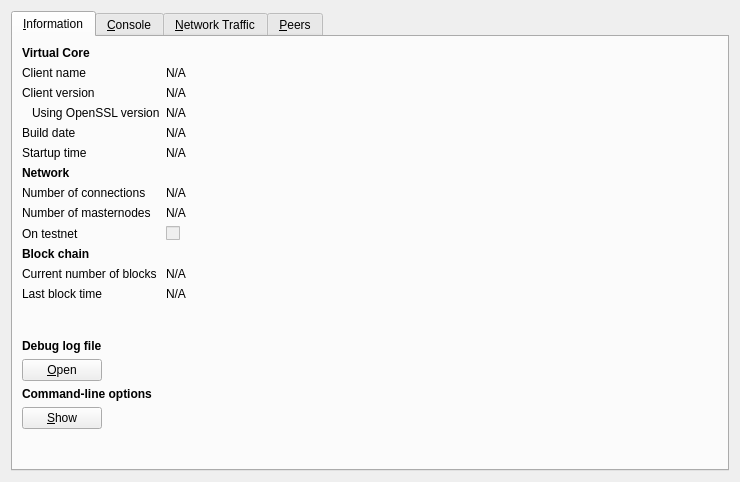
<?xml version="1.0" encoding="UTF-8"?>
<ui version="4.0">
 <class>RPCConsole</class>
 <widget class="QWidget" name="RPCConsole">
  <property name="geometry">
   <rect>
    <x>0</x>
    <y>0</y>
    <width>740</width>
    <height>482</height>
   </rect>
  </property>
  <property name="windowTitle">
   <string>Virtual - Debug window</string>
  </property>
  <layout class="QVBoxLayout" name="verticalLayout_2">
   <item>
    <widget class="QTabWidget" name="tabWidget">
     <property name="currentIndex">
      <number>0</number>
     </property>
     <widget class="QWidget" name="tab_info">
      <attribute name="title">
       <string>&amp;Information</string>
      </attribute>
      <layout class="QFormLayout" name="formLayout">
       <item row="0" column="0">
        <widget class="QLabel" name="label_9">
         <property name="font">
          <font>
           <weight>75</weight>
           <bold>true</bold>
          </font>
         </property>
         <property name="text">
          <string>Virtual Core</string>
         </property>
        </widget>
       </item>
       <item row="1" column="0">
        <widget class="QLabel" name="label_5">
         <property name="text">
          <string>Client name</string>
         </property>
        </widget>
       </item>
       <item row="1" column="1">
        <widget class="QLabel" name="clientName">
         <property name="cursor">
          <cursorShape>IBeamCursor</cursorShape>
         </property>
         <property name="text">
          <string>N/A</string>
         </property>
         <property name="textFormat">
          <enum>Qt::PlainText</enum>
         </property>
         <property name="textInteractionFlags">
          <set>Qt::LinksAccessibleByMouse|Qt::TextSelectableByKeyboard|Qt::TextSelectableByMouse</set>
         </property>
        </widget>
       </item>
       <item row="2" column="0">
        <widget class="QLabel" name="label_6">
         <property name="text">
          <string>Client version</string>
         </property>
        </widget>
       </item>
       <item row="2" column="1">
        <widget class="QLabel" name="clientVersion">
         <property name="cursor">
          <cursorShape>IBeamCursor</cursorShape>
         </property>
         <property name="text">
          <string>N/A</string>
         </property>
         <property name="textFormat">
          <enum>Qt::PlainText</enum>
         </property>
         <property name="textInteractionFlags">
          <set>Qt::LinksAccessibleByMouse|Qt::TextSelectableByKeyboard|Qt::TextSelectableByMouse</set>
         </property>
        </widget>
       </item>
       <item row="3" column="0">
        <widget class="QLabel" name="label_14">
         <property name="text">
          <string>Using OpenSSL version</string>
         </property>
         <property name="indent">
          <number>10</number>
         </property>
        </widget>
       </item>
       <item row="3" column="1">
        <widget class="QLabel" name="openSSLVersion">
         <property name="cursor">
          <cursorShape>IBeamCursor</cursorShape>
         </property>
         <property name="text">
          <string>N/A</string>
         </property>
         <property name="textFormat">
          <enum>Qt::PlainText</enum>
         </property>
         <property name="textInteractionFlags">
          <set>Qt::LinksAccessibleByMouse|Qt::TextSelectableByKeyboard|Qt::TextSelectableByMouse</set>
         </property>
        </widget>
       </item>
       <item row="4" column="0">
        <widget class="QLabel" name="label_12">
         <property name="text">
          <string>Build date</string>
         </property>
        </widget>
       </item>
       <item row="4" column="1">
        <widget class="QLabel" name="buildDate">
         <property name="cursor">
          <cursorShape>IBeamCursor</cursorShape>
         </property>
         <property name="text">
          <string>N/A</string>
         </property>
         <property name="textFormat">
          <enum>Qt::PlainText</enum>
         </property>
         <property name="textInteractionFlags">
          <set>Qt::LinksAccessibleByMouse|Qt::TextSelectableByKeyboard|Qt::TextSelectableByMouse</set>
         </property>
        </widget>
       </item>
       <item row="5" column="0">
        <widget class="QLabel" name="label_13">
         <property name="text">
          <string>Startup time</string>
         </property>
        </widget>
       </item>
       <item row="5" column="1">
        <widget class="QLabel" name="startupTime">
         <property name="cursor">
          <cursorShape>IBeamCursor</cursorShape>
         </property>
         <property name="text">
          <string>N/A</string>
         </property>
         <property name="textFormat">
          <enum>Qt::PlainText</enum>
         </property>
         <property name="textInteractionFlags">
          <set>Qt::LinksAccessibleByMouse|Qt::TextSelectableByKeyboard|Qt::TextSelectableByMouse</set>
         </property>
        </widget>
       </item>
       <item row="6" column="0">
        <widget class="QLabel" name="label_11">
         <property name="font">
          <font>
           <weight>75</weight>
           <bold>true</bold>
          </font>
         </property>
         <property name="text">
          <string>Network</string>
         </property>
        </widget>
       </item>
       <item row="7" column="0">
        <widget class="QLabel" name="label_7">
         <property name="text">
          <string>Number of connections</string>
         </property>
        </widget>
       </item>
       <item row="7" column="1">
        <widget class="QLabel" name="numberOfConnections">
         <property name="cursor">
          <cursorShape>IBeamCursor</cursorShape>
         </property>
         <property name="text">
          <string>N/A</string>
         </property>
         <property name="textFormat">
          <enum>Qt::PlainText</enum>
         </property>
         <property name="textInteractionFlags">
          <set>Qt::LinksAccessibleByMouse|Qt::TextSelectableByKeyboard|Qt::TextSelectableByMouse</set>
         </property>
        </widget>
       </item>
       <item row="8" column="0">
        <widget class="QLabel" name="label_15">
         <property name="text">
          <string>Number of masternodes</string>
         </property>
        </widget>
       </item>
       <item row="8" column="1">
        <widget class="QLabel" name="masternodeCount">
         <property name="cursor">
          <cursorShape>IBeamCursor</cursorShape>
         </property>
         <property name="text">
          <string>N/A</string>
         </property>
         <property name="textFormat">
          <enum>Qt::PlainText</enum>
         </property>
         <property name="textInteractionFlags">
          <set>Qt::LinksAccessibleByMouse|Qt::TextSelectableByKeyboard|Qt::TextSelectableByMouse</set>
         </property>
        </widget>
       </item>
       <item row="9" column="0">
        <widget class="QLabel" name="label_8">
         <property name="text">
          <string>On testnet</string>
         </property>
        </widget>
       </item>
       <item row="9" column="1">
        <widget class="QCheckBox" name="isTestNet">
         <property name="enabled">
          <bool>false</bool>
         </property>
         <property name="text">
          <string/>
         </property>
        </widget>
       </item>
       <item row="10" column="0">
        <widget class="QLabel" name="label_10">
         <property name="font">
          <font>
           <weight>75</weight>
           <bold>true</bold>
          </font>
         </property>
         <property name="text">
          <string>Block chain</string>
         </property>
        </widget>
       </item>
       <item row="11" column="0">
        <widget class="QLabel" name="label_3">
         <property name="text">
          <string>Current number of blocks</string>
         </property>
        </widget>
       </item>
       <item row="11" column="1">
        <widget class="QLabel" name="numberOfBlocks">
         <property name="cursor">
          <cursorShape>IBeamCursor</cursorShape>
         </property>
         <property name="text">
          <string>N/A</string>
         </property>
         <property name="textFormat">
          <enum>Qt::PlainText</enum>
         </property>
         <property name="textInteractionFlags">
          <set>Qt::LinksAccessibleByMouse|Qt::TextSelectableByKeyboard|Qt::TextSelectableByMouse</set>
         </property>
        </widget>
       </item>
       <item row="12" column="0">
        <widget class="QLabel" name="label_2">
         <property name="text">
          <string>Last block time</string>
         </property>
        </widget>
       </item>
       <item row="12" column="1">
        <widget class="QLabel" name="lastBlockTime">
         <property name="cursor">
          <cursorShape>IBeamCursor</cursorShape>
         </property>
         <property name="text">
          <string>N/A</string>
         </property>
         <property name="textFormat">
          <enum>Qt::PlainText</enum>
         </property>
         <property name="textInteractionFlags">
          <set>Qt::LinksAccessibleByMouse|Qt::TextSelectableByKeyboard|Qt::TextSelectableByMouse</set>
         </property>
        </widget>
       </item>
       <item row="13" column="0">
        <spacer name="verticalSpacer_2">
         <property name="orientation">
          <enum>Qt::Vertical</enum>
         </property>
         <property name="sizeHint" stdset="0">
          <size>
           <width>20</width>
           <height>10</height>
          </size>
         </property>
        </spacer>
       </item>
       <item row="14" column="0">
        <widget class="QLabel" name="labelDebugLogfile">
         <property name="font">
          <font>
           <weight>75</weight>
           <bold>true</bold>
          </font>
         </property>
         <property name="text">
          <string>Debug log file</string>
         </property>
        </widget>
       </item>
       <item row="15" column="0">
        <widget class="QPushButton" name="openDebugLogfileButton">
         <property name="toolTip">
          <string>Open the Virtual debug log file from the current data directory. This can take a few seconds for large log files.</string>
         </property>
         <property name="text">
          <string>&amp;Open</string>
         </property>
         <property name="autoDefault">
          <bool>false</bool>
         </property>
        </widget>
       </item>
       <item row="16" column="0">
        <widget class="QLabel" name="labelCLOptions">
         <property name="font">
          <font>
           <weight>75</weight>
           <bold>true</bold>
          </font>
         </property>
         <property name="text">
          <string>Command-line options</string>
         </property>
        </widget>
       </item>
       <item row="17" column="0">
        <widget class="QPushButton" name="showCLOptionsButton">
         <property name="toolTip">
          <string>Show the Virtual-Qt help message to get a list with possible Virtual command-line options.</string>
         </property>
         <property name="text">
          <string>&amp;Show</string>
         </property>
         <property name="autoDefault">
          <bool>false</bool>
         </property>
        </widget>
       </item>
       <item row="18" column="0">
        <spacer name="verticalSpacer">
         <property name="orientation">
          <enum>Qt::Vertical</enum>
         </property>
         <property name="sizeHint" stdset="0">
          <size>
           <width>20</width>
           <height>20</height>
          </size>
         </property>
        </spacer>
       </item>
      </layout>
     </widget>
     <widget class="QWidget" name="tab_console">
      <attribute name="title">
       <string>&amp;Console</string>
      </attribute>
      <layout class="QGridLayout" name="gridLayout">
       <item row="0" column="0">
        <widget class="QTextEdit" name="messagesWidget">
         <property name="minimumSize">
          <size>
           <width>0</width>
           <height>100</height>
          </size>
         </property>
         <property name="readOnly">
          <bool>true</bool>
         </property>
         <property name="tabKeyNavigation" stdset="0">
          <bool>false</bool>
         </property>
         <property name="columnCount" stdset="0">
          <number>2</number>
         </property>
        </widget>
       </item>
       <item row="1" column="0">
        <layout class="QHBoxLayout" name="horizontalLayout">
         <property name="spacing">
          <number>3</number>
         </property>
         <item>
          <widget class="QPushButton" name="copyButton">
           <property name="maximumSize">
            <size>
             <width>24</width>
             <height>24</height>
            </size>
           </property>
           <property name="toolTip">
            <string>Copy to clipboard</string>
           </property>
           <property name="text">
            <string/>
           </property>
           <property name="icon">
            <iconset resource="../bitcoin.qrc">
             <normaloff>:/icons/editcopy</normaloff>:/icons/editcopy</iconset>
           </property>
           <property name="shortcut">
            <string notr="true">Ctrl+L</string>
           </property>
           <property name="autoDefault">
            <bool>false</bool>
           </property>
          </widget>
         </item>
         <item>
          <widget class="QLabel" name="label">
           <property name="text">
            <string notr="true">&gt;</string>
           </property>
          </widget>
         </item>
         <item>
          <widget class="QLineEdit" name="lineEdit"/>
         </item>
         <item>
          <widget class="QToolButton" name="pasteButton">
           <property name="sizePolicy">
            <sizepolicy hsizetype="Minimum" vsizetype="Fixed">
             <horstretch>0</horstretch>
             <verstretch>0</verstretch>
            </sizepolicy>
           </property>
           <property name="minimumSize">
            <size>
             <width>24</width>
             <height>24</height>
            </size>
           </property>
           <property name="maximumSize">
            <size>
             <width>24</width>
             <height>24</height>
            </size>
           </property>
           <property name="toolTip">
            <string>Paste from clipboard</string>
           </property>
           <property name="text">
            <string/>
           </property>
           <property name="icon">
            <iconset resource="../bitcoin.qrc">
             <normaloff>:/icons/editpaste</normaloff>:/icons/editpaste</iconset>
           </property>
           <property name="shortcut">
            <string>Alt+P</string>
           </property>
          </widget>
         </item>
        </layout>
       </item>
      </layout>
     </widget>
     <widget class="QWidget" name="tab_nettraffic">
      <attribute name="title">
       <string>&amp;Network Traffic</string>
      </attribute>
      <layout class="QHBoxLayout" name="horizontalLayout_3">
       <item>
        <layout class="QVBoxLayout" name="verticalLayout_4">
         <item>
          <widget class="TrafficGraphWidget" name="trafficGraph" native="true">
           <property name="sizePolicy">
            <sizepolicy hsizetype="Expanding" vsizetype="Expanding">
             <horstretch>0</horstretch>
             <verstretch>0</verstretch>
            </sizepolicy>
           </property>
          </widget>
         </item>
         <item>
          <layout class="QHBoxLayout" name="horizontalLayout_2">
           <item>
            <widget class="QSlider" name="sldGraphRange">
             <property name="minimum">
              <number>1</number>
             </property>
             <property name="maximum">
              <number>288</number>
             </property>
             <property name="pageStep">
              <number>12</number>
             </property>
             <property name="value">
              <number>6</number>
             </property>
             <property name="orientation">
              <enum>Qt::Horizontal</enum>
             </property>
            </widget>
           </item>
           <item>
            <widget class="QLabel" name="lblGraphRange">
             <property name="minimumSize">
              <size>
               <width>100</width>
               <height>0</height>
              </size>
             </property>
             <property name="alignment">
              <set>Qt::AlignCenter</set>
             </property>
            </widget>
           </item>
           <item>
            <widget class="QPushButton" name="btnClearTrafficGraph">
             <property name="text">
              <string>&amp;Clear</string>
             </property>
            </widget>
           </item>
          </layout>
         </item>
        </layout>
       </item>
       <item>
        <layout class="QVBoxLayout" name="verticalLayout">
         <item>
          <widget class="QGroupBox" name="groupBox">
           <property name="title">
            <string>Totals</string>
           </property>
           <layout class="QVBoxLayout" name="verticalLayout_5">
            <item>
             <layout class="QHBoxLayout" name="horizontalLayout_4">
              <item>
               <widget class="Line" name="line">
                <property name="sizePolicy">
                 <sizepolicy hsizetype="Fixed" vsizetype="Fixed">
                  <horstretch>0</horstretch>
                  <verstretch>0</verstretch>
                 </sizepolicy>
                </property>
                <property name="minimumSize">
                 <size>
                  <width>10</width>
                  <height>0</height>
                 </size>
                </property>
                <property name="palette">
                 <palette>
                  <active>
                   <colorrole role="Light">
                    <brush brushstyle="SolidPattern">
                     <color alpha="255">
                      <red>0</red>
                      <green>255</green>
                      <blue>0</blue>
                     </color>
                    </brush>
                   </colorrole>
                  </active>
                  <inactive>
                   <colorrole role="Light">
                    <brush brushstyle="SolidPattern">
                     <color alpha="255">
                      <red>0</red>
                      <green>255</green>
                      <blue>0</blue>
                     </color>
                    </brush>
                   </colorrole>
                  </inactive>
                  <disabled>
                   <colorrole role="Light">
                    <brush brushstyle="SolidPattern">
                     <color alpha="255">
                      <red>0</red>
                      <green>255</green>
                      <blue>0</blue>
                     </color>
                    </brush>
                   </colorrole>
                  </disabled>
                 </palette>
                </property>
                <property name="orientation">
                 <enum>Qt::Horizontal</enum>
                </property>
               </widget>
              </item>
              <item>
               <widget class="QLabel" name="label_16">
                <property name="text">
                 <string>In:</string>
                </property>
               </widget>
              </item>
              <item>
               <widget class="QLabel" name="lblBytesIn">
                <property name="minimumSize">
                 <size>
                  <width>50</width>
                  <height>0</height>
                 </size>
                </property>
                <property name="alignment">
                 <set>Qt::AlignRight|Qt::AlignTrailing|Qt::AlignVCenter</set>
                </property>
               </widget>
              </item>
             </layout>
            </item>
            <item>
             <layout class="QHBoxLayout" name="horizontalLayout_5">
              <item>
               <widget class="Line" name="line_2">
                <property name="sizePolicy">
                 <sizepolicy hsizetype="Fixed" vsizetype="Fixed">
                  <horstretch>0</horstretch>
                  <verstretch>0</verstretch>
                 </sizepolicy>
                </property>
                <property name="minimumSize">
                 <size>
                  <width>10</width>
                  <height>0</height>
                 </size>
                </property>
                <property name="palette">
                 <palette>
                  <active>
                   <colorrole role="Light">
                    <brush brushstyle="SolidPattern">
                     <color alpha="255">
                      <red>255</red>
                      <green>0</green>
                      <blue>0</blue>
                     </color>
                    </brush>
                   </colorrole>
                  </active>
                  <inactive>
                   <colorrole role="Light">
                    <brush brushstyle="SolidPattern">
                     <color alpha="255">
                      <red>255</red>
                      <green>0</green>
                      <blue>0</blue>
                     </color>
                    </brush>
                   </colorrole>
                  </inactive>
                  <disabled>
                   <colorrole role="Light">
                    <brush brushstyle="SolidPattern">
                     <color alpha="255">
                      <red>255</red>
                      <green>0</green>
                      <blue>0</blue>
                     </color>
                    </brush>
                   </colorrole>
                  </disabled>
                 </palette>
                </property>
                <property name="orientation">
                 <enum>Qt::Horizontal</enum>
                </property>
               </widget>
              </item>
              <item>
               <widget class="QLabel" name="label_17">
                <property name="text">
                 <string>Out:</string>
                </property>
               </widget>
              </item>
              <item>
               <widget class="QLabel" name="lblBytesOut">
                <property name="minimumSize">
                 <size>
                  <width>50</width>
                  <height>0</height>
                 </size>
                </property>
                <property name="alignment">
                 <set>Qt::AlignRight|Qt::AlignTrailing|Qt::AlignVCenter</set>
                </property>
               </widget>
              </item>
             </layout>
            </item>
            <item>
             <spacer name="verticalSpacer_4">
              <property name="orientation">
               <enum>Qt::Vertical</enum>
              </property>
              <property name="sizeHint" stdset="0">
               <size>
                <width>20</width>
                <height>407</height>
               </size>
              </property>
             </spacer>
            </item>
           </layout>
          </widget>
         </item>
        </layout>
       </item>
      </layout>
     </widget>
     <widget class="QWidget" name="tab_peers">
      <attribute name="title">
       <string>&amp;Peers</string>
      </attribute>
      <layout class="QGridLayout" name="gridLayout_2">
       <item row="0" column="0" rowspan="2">
        <layout class="QVBoxLayout" name="verticalLayout_101">
         <property name="spacing">
          <number>0</number>
         </property>
         <item>
          <widget class="QTableView" name="peerWidget">
           <property name="horizontalScrollBarPolicy">
            <enum>Qt::ScrollBarAsNeeded</enum>
           </property>
           <property name="sortingEnabled">
            <bool>true</bool>
           </property>
           <attribute name="horizontalHeaderHighlightSections">
            <bool>false</bool>
           </attribute>
          </widget>
         </item>
         <item>
          <widget class="QLabel" name="banHeading">
           <property name="sizePolicy">
            <sizepolicy hsizetype="Preferred" vsizetype="Minimum">
             <horstretch>0</horstretch>
             <verstretch>0</verstretch>
            </sizepolicy>
           </property>
           <property name="minimumSize">
            <size>
             <width>300</width>
             <height>32</height>
            </size>
           </property>
           <property name="maximumSize">
            <size>
             <width>16777215</width>
             <height>32</height>
            </size>
           </property>
           <property name="font">
            <font>
             <pointsize>12</pointsize>
            </font>
           </property>
           <property name="cursor">
            <cursorShape>IBeamCursor</cursorShape>
           </property>
           <property name="text">
            <string>Banned peers</string>
           </property>
           <property name="alignment">
            <set>Qt::AlignBottom|Qt::AlignLeading|Qt::AlignLeft</set>
           </property>
           <property name="wordWrap">
            <bool>true</bool>
           </property>
           <property name="textInteractionFlags">
            <set>Qt::NoTextInteraction</set>
           </property>
          </widget>
         </item>
         <item>
          <widget class="QTableView" name="banlistWidget">
           <property name="sizePolicy">
            <sizepolicy hsizetype="Expanding" vsizetype="Expanding">
             <horstretch>0</horstretch>
             <verstretch>0</verstretch>
            </sizepolicy>
           </property>
           <property name="horizontalScrollBarPolicy">
            <enum>Qt::ScrollBarAsNeeded</enum>
           </property>
           <property name="sortingEnabled">
            <bool>true</bool>
           </property>
           <attribute name="horizontalHeaderHighlightSections">
            <bool>false</bool>
           </attribute>
          </widget>
         </item>
        </layout>
       </item>
       <item row="0" column="1">
        <widget class="QLabel" name="peerHeading">
         <property name="sizePolicy">
          <sizepolicy hsizetype="Preferred" vsizetype="Minimum">
           <horstretch>0</horstretch>
           <verstretch>0</verstretch>
          </sizepolicy>
         </property>
         <property name="minimumSize">
          <size>
           <width>300</width>
           <height>32</height>
          </size>
         </property>
         <property name="font">
          <font>
           <pointsize>10</pointsize>
          </font>
         </property>
         <property name="cursor">
          <cursorShape>IBeamCursor</cursorShape>
         </property>
         <property name="text">
          <string>Select a peer to view detailed information.</string>
         </property>
         <property name="alignment">
          <set>Qt::AlignHCenter|Qt::AlignTop</set>
         </property>
         <property name="wordWrap">
          <bool>true</bool>
         </property>
         <property name="textInteractionFlags">
          <set>Qt::LinksAccessibleByMouse|Qt::TextSelectableByKeyboard|Qt::TextSelectableByMouse</set>
         </property>
        </widget>
       </item>
       <item row="1" column="1">
        <widget class="QWidget" name="detailWidget" native="true">
         <property name="minimumSize">
          <size>
           <width>300</width>
           <height>0</height>
          </size>
         </property>
         <layout class="QGridLayout" name="gridLayout_3">
          <item row="0" column="0">
           <widget class="QLabel" name="label_23">
            <property name="text">
             <string>Direction</string>
            </property>
           </widget>
          </item>
          <item row="0" column="2">
           <widget class="QLabel" name="peerDirection">
            <property name="cursor">
             <cursorShape>IBeamCursor</cursorShape>
            </property>
            <property name="text">
             <string>N/A</string>
            </property>
            <property name="textFormat">
             <enum>Qt::PlainText</enum>
            </property>
            <property name="textInteractionFlags">
             <set>Qt::LinksAccessibleByMouse|Qt::TextSelectableByKeyboard|Qt::TextSelectableByMouse</set>
            </property>
           </widget>
          </item>
          <item row="1" column="0">
           <widget class="QLabel" name="label_21">
            <property name="text">
             <string>Version</string>
            </property>
           </widget>
          </item>
          <item row="2" column="0">
           <widget class="QLabel" name="label_28">
            <property name="cursor">
             <cursorShape>IBeamCursor</cursorShape>
            </property>
            <property name="text">
             <string>User Agent</string>
            </property>
            <property name="textFormat">
             <enum>Qt::PlainText</enum>
            </property>
            <property name="textInteractionFlags">
             <set>Qt::LinksAccessibleByMouse|Qt::TextSelectableByKeyboard|Qt::TextSelectableByMouse</set>
            </property>
           </widget>
          </item>
          <item row="2" column="2">
           <widget class="QLabel" name="peerSubversion">
            <property name="cursor">
             <cursorShape>IBeamCursor</cursorShape>
            </property>
            <property name="text">
             <string>N/A</string>
            </property>
            <property name="textFormat">
             <enum>Qt::PlainText</enum>
            </property>
            <property name="textInteractionFlags">
             <set>Qt::LinksAccessibleByMouse|Qt::TextSelectableByKeyboard|Qt::TextSelectableByMouse</set>
            </property>
           </widget>
          </item>
          <item row="3" column="0">
           <widget class="QLabel" name="label_4">
            <property name="text">
             <string>Services</string>
            </property>
           </widget>
          </item>
          <item row="3" column="2">
           <widget class="QLabel" name="peerServices">
            <property name="cursor">
             <cursorShape>IBeamCursor</cursorShape>
            </property>
            <property name="text">
             <string>N/A</string>
            </property>
            <property name="textFormat">
             <enum>Qt::PlainText</enum>
            </property>
            <property name="textInteractionFlags">
             <set>Qt::LinksAccessibleByMouse|Qt::TextSelectableByKeyboard|Qt::TextSelectableByMouse</set>
            </property>
           </widget>
          </item>
          <item row="8" column="0">
           <widget class="QLabel" name="label_22">
            <property name="text">
             <string>Connection Time:</string>
            </property>
           </widget>
          </item>
          <item row="4" column="0">
           <widget class="QLabel" name="label_25">
            <property name="text">
             <string>Sync Node</string>
            </property>
           </widget>
          </item>
          <item row="4" column="2">
           <widget class="QLabel" name="peerSyncNode">
            <property name="cursor">
             <cursorShape>IBeamCursor</cursorShape>
            </property>
            <property name="text">
             <string>N/A</string>
            </property>
            <property name="textFormat">
             <enum>Qt::PlainText</enum>
            </property>
            <property name="textInteractionFlags">
             <set>Qt::LinksAccessibleByMouse|Qt::TextSelectableByKeyboard|Qt::TextSelectableByMouse</set>
            </property>
           </widget>
          </item>
          <item row="5" column="0">
           <widget class="QLabel" name="label_29">
            <property name="text">
             <string>Starting Height</string>
            </property>
           </widget>
          </item>
          <item row="5" column="2">
           <widget class="QLabel" name="peerHeight">
            <property name="cursor">
             <cursorShape>IBeamCursor</cursorShape>
            </property>
            <property name="text">
             <string>N/A</string>
            </property>
            <property name="textFormat">
             <enum>Qt::PlainText</enum>
            </property>
            <property name="textInteractionFlags">
             <set>Qt::LinksAccessibleByMouse|Qt::TextSelectableByKeyboard|Qt::TextSelectableByMouse</set>
            </property>
           </widget>
          </item>
          <item row="7" column="0">
           <widget class="QLabel" name="label_24">
            <property name="text">
             <string>Ban Score</string>
            </property>
           </widget>
          </item>
          <item row="7" column="2">
           <widget class="QLabel" name="peerBanScore">
            <property name="cursor">
             <cursorShape>IBeamCursor</cursorShape>
            </property>
            <property name="text">
             <string>N/A</string>
            </property>
            <property name="textFormat">
             <enum>Qt::PlainText</enum>
            </property>
            <property name="textInteractionFlags">
             <set>Qt::LinksAccessibleByMouse|Qt::TextSelectableByKeyboard|Qt::TextSelectableByMouse</set>
            </property>
           </widget>
          </item>
          <item row="8" column="0">
           <widget class="QLabel" name="label_22">
            <property name="text">
             <string>Connection Time</string>
            </property>
           </widget>
          </item>
          <item row="8" column="2">
           <widget class="QLabel" name="peerConnTime">
            <property name="cursor">
             <cursorShape>IBeamCursor</cursorShape>
            </property>
            <property name="text">
             <string>N/A</string>
            </property>
            <property name="textFormat">
             <enum>Qt::PlainText</enum>
            </property>
            <property name="textInteractionFlags">
             <set>Qt::LinksAccessibleByMouse|Qt::TextSelectableByKeyboard|Qt::TextSelectableByMouse</set>
            </property>
           </widget>
          </item>
          <item row="9" column="0">
           <widget class="QLabel" name="label_15">
            <property name="text">
             <string>Last Send</string>
            </property>
           </widget>
          </item>
          <item row="9" column="2">
           <widget class="QLabel" name="peerLastSend">
            <property name="cursor">
             <cursorShape>IBeamCursor</cursorShape>
            </property>
            <property name="text">
             <string>N/A</string>
            </property>
            <property name="textFormat">
             <enum>Qt::PlainText</enum>
            </property>
            <property name="textInteractionFlags">
             <set>Qt::LinksAccessibleByMouse|Qt::TextSelectableByKeyboard|Qt::TextSelectableByMouse</set>
            </property>
           </widget>
          </item>
          <item row="10" column="0">
           <widget class="QLabel" name="label_19">
            <property name="text">
             <string>Last Recieve</string>
            </property>
           </widget>
          </item>
          <item row="10" column="2">
           <widget class="QLabel" name="peerLastRecv">
            <property name="cursor">
             <cursorShape>IBeamCursor</cursorShape>
            </property>
            <property name="text">
             <string>N/A</string>
            </property>
            <property name="textFormat">
             <enum>Qt::PlainText</enum>
            </property>
            <property name="textInteractionFlags">
             <set>Qt::LinksAccessibleByMouse|Qt::TextSelectableByKeyboard|Qt::TextSelectableByMouse</set>
            </property>
           </widget>
          </item>
          <item row="11" column="0">
           <widget class="QLabel" name="label_18">
            <property name="text">
             <string>Last Send:</string>
            </property>
           </widget>
          </item>
          <item row="11" column="2">
           <widget class="QLabel" name="peerBytesSent">
            <property name="cursor">
             <cursorShape>IBeamCursor</cursorShape>
            </property>
            <property name="text">
             <string>N/A</string>
            </property>
            <property name="textFormat">
             <enum>Qt::PlainText</enum>
            </property>
            <property name="textInteractionFlags">
             <set>Qt::LinksAccessibleByMouse|Qt::TextSelectableByKeyboard|Qt::TextSelectableByMouse</set>
            </property>
           </widget>
          </item>
          <item row="12" column="0">
           <widget class="QLabel" name="label_20">
            <property name="text">
             <string>Bytes Received</string>
            </property>
           </widget>
          </item>
          <item row="12" column="2">
           <widget class="QLabel" name="peerBytesRecv">
            <property name="cursor">
             <cursorShape>IBeamCursor</cursorShape>
            </property>
            <property name="text">
             <string>N/A</string>
            </property>
            <property name="textFormat">
             <enum>Qt::PlainText</enum>
            </property>
            <property name="textInteractionFlags">
             <set>Qt::LinksAccessibleByMouse|Qt::TextSelectableByKeyboard|Qt::TextSelectableByMouse</set>
            </property>
           </widget>
          </item>
          <item row="13" column="0">
           <widget class="QLabel" name="label_26">
            <property name="text">
             <string>Ping Time</string>
            </property>
           </widget>
          </item>
          <item row="13" column="2">
           <widget class="QLabel" name="peerPingTime">
            <property name="cursor">
             <cursorShape>IBeamCursor</cursorShape>
            </property>
            <property name="text">
             <string>N/A</string>
            </property>
            <property name="textFormat">
             <enum>Qt::PlainText</enum>
            </property>
            <property name="textInteractionFlags">
             <set>Qt::LinksAccessibleByMouse|Qt::TextSelectableByKeyboard|Qt::TextSelectableByMouse</set>
            </property>
           </widget>
          </item>
          <item row="14" column="0">
           <widget class="QLabel" name="label_timeoffset">
            <property name="text">
             <string>Time Offset</string>
            </property>
           </widget>
          </item>
          <item row="14" column="2">
           <widget class="QLabel" name="timeoffset">
            <property name="cursor">
             <cursorShape>IBeamCursor</cursorShape>
            </property>
            <property name="text">
             <string>N/A</string>
            </property>
            <property name="textFormat">
             <enum>Qt::PlainText</enum>
            </property>
            <property name="textInteractionFlags">
             <set>Qt::LinksAccessibleByMouse|Qt::TextSelectableByKeyboard|Qt::TextSelectableByMouse</set>
            </property>
           </widget>
          </item>
          <item row="15" column="1">
           <spacer name="verticalSpacer_3">
            <property name="orientation">
             <enum>Qt::Vertical</enum>
            </property>
            <property name="sizeHint" stdset="0">
             <size>
              <width>20</width>
              <height>40</height>
             </size>
            </property>
           </spacer>
          </item>
          <item row="1" column="2">
           <widget class="QLabel" name="peerVersion">
            <property name="text">
             <string>N/A</string>
            </property>
           </widget>
          </item>
         </layout>
        </widget>
       </item>
      </layout>
     </widget>
    </widget>
   </item>
  </layout>
 </widget>
 <customwidgets>
  <customwidget>
   <class>TrafficGraphWidget</class>
   <extends>QWidget</extends>
   <header>trafficgraphwidget.h</header>
   <container>1</container>
   <slots>
    <slot>clear()</slot>
   </slots>
  </customwidget>
 </customwidgets>
 <resources>
  <include location="../bitcoin.qrc"/>
 </resources>
 <connections/>
</ui>
